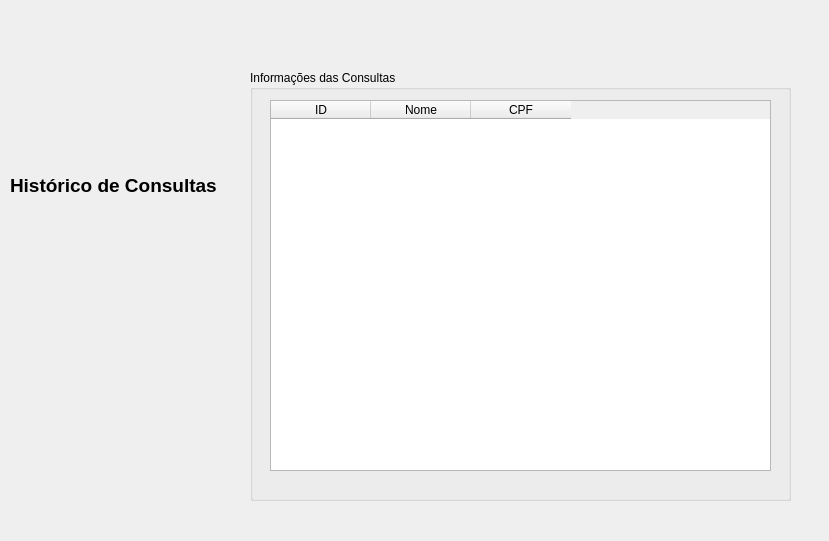
<?xml version="1.0" encoding="UTF-8"?>
<ui version="4.0">
 <class>Form</class>
 <widget class="QWidget" name="Form">
  <property name="geometry">
   <rect>
    <x>0</x>
    <y>0</y>
    <width>829</width>
    <height>541</height>
   </rect>
  </property>
  <property name="windowTitle">
   <string>Historico das Consultas</string>
  </property>
  <widget class="QLabel" name="label">
   <property name="geometry">
    <rect>
     <x>10</x>
     <y>120</y>
     <width>221</width>
     <height>131</height>
    </rect>
   </property>
   <property name="font">
    <font>
     <pointsize>14</pointsize>
     <weight>75</weight>
     <bold>true</bold>
    </font>
   </property>
   <property name="text">
    <string>Histórico de Consultas</string>
   </property>
  </widget>
  <widget class="QGroupBox" name="groupBox">
   <property name="geometry">
    <rect>
     <x>250</x>
     <y>70</y>
     <width>541</width>
     <height>431</height>
    </rect>
   </property>
   <property name="title">
    <string>Informações das Consultas</string>
   </property>
   <widget class="QTableWidget" name="tableWidget">
    <property name="geometry">
     <rect>
      <x>20</x>
      <y>30</y>
      <width>501</width>
      <height>371</height>
     </rect>
    </property>
    <column>
     <property name="text">
      <string>ID</string>
     </property>
    </column>
    <column>
     <property name="text">
      <string>Nome</string>
     </property>
    </column>
    <column>
     <property name="text">
      <string>CPF</string>
     </property>
    </column>
   </widget>
  </widget>
 </widget>
 <resources/>
 <connections/>
</ui>
